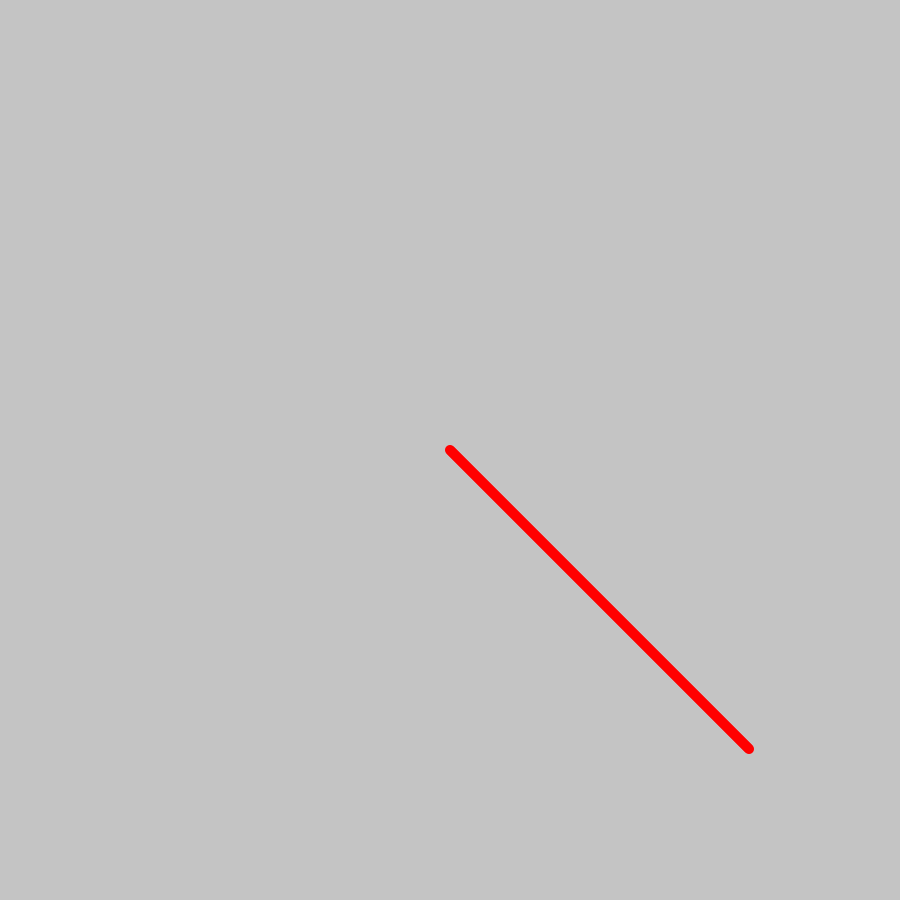
Frame 1 (no input)
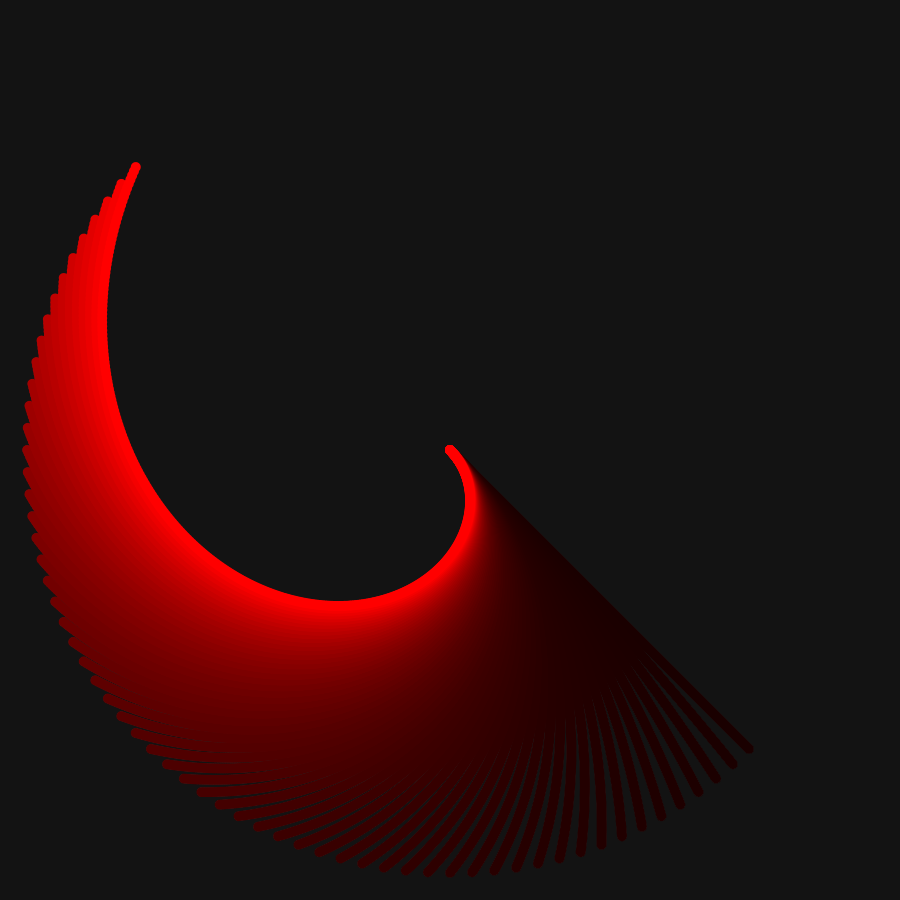
Frame 60 (the mouse pressed at the canvas centre just before this capture)
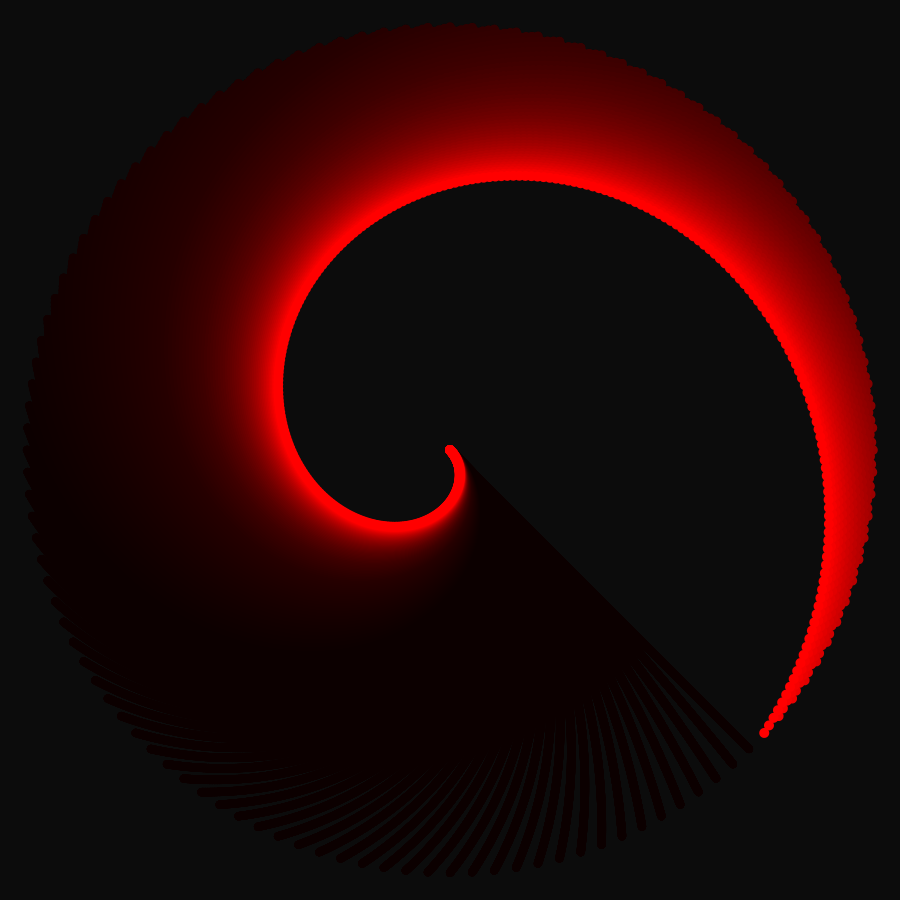
Frame 120 (the mouse held since frame 60 and released just before this capture)

The Processing sketch that drew these frames (run headless with seeded random() and noise(); from frame 60 on, the mouse is pressed at the canvas centre):

// Processing sketch: Review3
// ── Review3.pde
float degree = 0.0;

void setup() {
  size(900, 900);
  noStroke();
}

void draw() {
  fill(0, 0, 0, 10);
  rect(0, 0, width, height); 
  
  translate(width/2, height/2);
  fill(255, 0, 0);
  
  for (int i=0; i<300; i++) {
    rotate(radians(degree));
    ellipse(i, i, 10, 10);
  }
  
  degree += 0.01;
}
